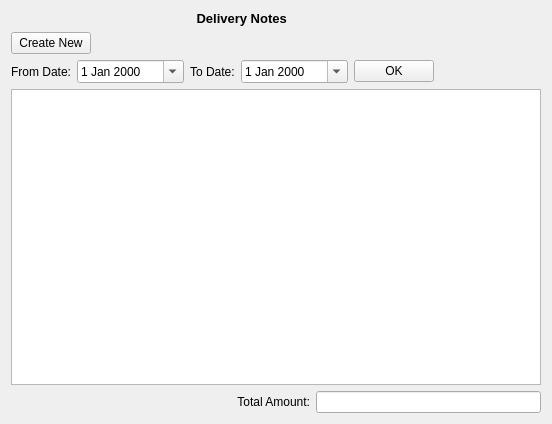
<?xml version="1.0" encoding="UTF-8"?>
<ui version="4.0">
 <class>deliveryNotes</class>
 <widget class="QWidget" name="deliveryNotes">
  <property name="geometry">
   <rect>
    <x>0</x>
    <y>0</y>
    <width>552</width>
    <height>424</height>
   </rect>
  </property>
  <property name="windowTitle">
   <string>Form</string>
  </property>
  <layout class="QVBoxLayout" name="verticalLayout">
   <item>
    <widget class="QLabel" name="titleLabel">
     <property name="font">
      <font>
       <pointsize>10</pointsize>
       <weight>75</weight>
       <bold>true</bold>
      </font>
     </property>
     <property name="text">
      <string>Delivery Notes                   </string>
     </property>
     <property name="alignment">
      <set>Qt::AlignCenter</set>
     </property>
    </widget>
   </item>
   <item>
    <widget class="QPushButton" name="createNewPushButton">
     <property name="sizePolicy">
      <sizepolicy hsizetype="Fixed" vsizetype="Fixed">
       <horstretch>0</horstretch>
       <verstretch>0</verstretch>
      </sizepolicy>
     </property>
     <property name="text">
      <string>Create New</string>
     </property>
    </widget>
   </item>
   <item>
    <layout class="QHBoxLayout" name="horizontalLayout" stretch="0,1,0,1,0,1">
     <item>
      <widget class="QLabel" name="fromDateLabel">
       <property name="text">
        <string>From Date:</string>
       </property>
       <property name="alignment">
        <set>Qt::AlignRight|Qt::AlignTrailing|Qt::AlignVCenter</set>
       </property>
      </widget>
     </item>
     <item>
      <widget class="QDateEdit" name="fromDateEdit">
       <property name="calendarPopup">
        <bool>true</bool>
       </property>
      </widget>
     </item>
     <item>
      <widget class="QLabel" name="toDateLabel">
       <property name="text">
        <string>To Date:</string>
       </property>
      </widget>
     </item>
     <item>
      <widget class="QDateEdit" name="toDateEdit">
       <property name="calendarPopup">
        <bool>true</bool>
       </property>
      </widget>
     </item>
     <item>
      <widget class="QPushButton" name="okPushButton">
       <property name="sizePolicy">
        <sizepolicy hsizetype="Fixed" vsizetype="Fixed">
         <horstretch>0</horstretch>
         <verstretch>0</verstretch>
        </sizepolicy>
       </property>
       <property name="text">
        <string>OK</string>
       </property>
      </widget>
     </item>
     <item>
      <spacer name="horizontalSpacer">
       <property name="orientation">
        <enum>Qt::Horizontal</enum>
       </property>
       <property name="sizeHint" stdset="0">
        <size>
         <width>38</width>
         <height>20</height>
        </size>
       </property>
      </spacer>
     </item>
    </layout>
   </item>
   <item>
    <widget class="QTableView" name="tableView">
     <property name="selectionBehavior">
      <enum>QAbstractItemView::SelectRows</enum>
     </property>
    </widget>
   </item>
   <item>
    <layout class="QHBoxLayout" name="horizontalLayout_3">
     <item>
      <spacer name="horizontalSpacer_2">
       <property name="orientation">
        <enum>Qt::Horizontal</enum>
       </property>
       <property name="sizeHint" stdset="0">
        <size>
         <width>40</width>
         <height>20</height>
        </size>
       </property>
      </spacer>
     </item>
     <item>
      <widget class="QLabel" name="totalAmountLabel">
       <property name="text">
        <string>Total Amount:</string>
       </property>
       <property name="alignment">
        <set>Qt::AlignRight|Qt::AlignTrailing|Qt::AlignVCenter</set>
       </property>
      </widget>
     </item>
     <item>
      <widget class="QLineEdit" name="totalAmountLineEdit"/>
     </item>
    </layout>
   </item>
  </layout>
 </widget>
 <tabstops>
  <tabstop>createNewPushButton</tabstop>
  <tabstop>fromDateEdit</tabstop>
  <tabstop>toDateEdit</tabstop>
  <tabstop>okPushButton</tabstop>
  <tabstop>tableView</tabstop>
 </tabstops>
 <resources/>
 <connections/>
</ui>
